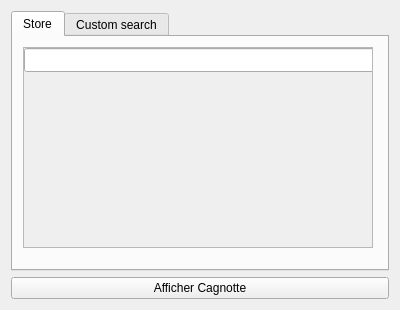
<?xml version="1.0" encoding="UTF-8"?>
<ui version="4.0">
 <class>Store</class>
 <widget class="QWidget" name="Store">
  <property name="geometry">
   <rect>
    <x>0</x>
    <y>0</y>
    <width>400</width>
    <height>300</height>
   </rect>
  </property>
  <property name="windowTitle">
   <string>Form</string>
  </property>
  <layout class="QVBoxLayout" name="verticalLayout_3">
   <item>
    <layout class="QVBoxLayout" name="verticalLayout">
     <item>
      <widget class="QTabWidget" name="tabWidget">
       <property name="currentIndex">
        <number>0</number>
       </property>
       <widget class="QWidget" name="tab">
        <attribute name="title">
         <string>Store</string>
        </attribute>
        <widget class="QScrollArea" name="scrollArea">
         <property name="geometry">
          <rect>
           <x>10</x>
           <y>10</y>
           <width>350</width>
           <height>201</height>
          </rect>
         </property>
         <property name="widgetResizable">
          <bool>true</bool>
         </property>
         <widget class="QWidget" name="scrollAreaWidgetContents">
          <property name="geometry">
           <rect>
            <x>0</x>
            <y>0</y>
            <width>348</width>
            <height>199</height>
           </rect>
          </property>
          <widget class="QLineEdit" name="lineEdit">
           <property name="geometry">
            <rect>
             <x>0</x>
             <y>0</y>
             <width>380</width>
             <height>24</height>
            </rect>
           </property>
          </widget>
         </widget>
        </widget>
       </widget>
       <widget class="QWidget" name="tab_2">
        <property name="sizePolicy">
         <sizepolicy hsizetype="Expanding" vsizetype="Expanding">
          <horstretch>0</horstretch>
          <verstretch>0</verstretch>
         </sizepolicy>
        </property>
        <attribute name="title">
         <string>Custom search</string>
        </attribute>
        <layout class="QVBoxLayout" name="verticalLayout_4">
         <item>
          <widget class="QWidget" name="widgetCustom" native="true">
           <property name="enabled">
            <bool>true</bool>
           </property>
           <property name="sizePolicy">
            <sizepolicy hsizetype="Expanding" vsizetype="Expanding">
             <horstretch>0</horstretch>
             <verstretch>0</verstretch>
            </sizepolicy>
           </property>
           <layout class="QVBoxLayout" name="verticalLayout_2">
            <item>
             <layout class="QHBoxLayout" name="horizontalLayout">
              <item>
               <widget class="QLabel" name="label">
                <property name="text">
                 <string>Annee</string>
                </property>
               </widget>
              </item>
              <item>
               <spacer name="horizontalSpacer">
                <property name="orientation">
                 <enum>Qt::Orientation::Horizontal</enum>
                </property>
                <property name="sizeHint" stdset="0">
                 <size>
                  <width>40</width>
                  <height>20</height>
                 </size>
                </property>
               </spacer>
              </item>
              <item>
               <widget class="QSpinBox" name="annee_c">
                <property name="minimum">
                 <number>1950</number>
                </property>
                <property name="maximum">
                 <number>2030</number>
                </property>
               </widget>
              </item>
             </layout>
            </item>
            <item>
             <layout class="QHBoxLayout" name="horizontalLayout_2">
              <item>
               <widget class="QLabel" name="label_2">
                <property name="text">
                 <string>boite de vitesse</string>
                </property>
               </widget>
              </item>
              <item>
               <spacer name="horizontalSpacer_2">
                <property name="orientation">
                 <enum>Qt::Orientation::Horizontal</enum>
                </property>
                <property name="sizeHint" stdset="0">
                 <size>
                  <width>40</width>
                  <height>20</height>
                 </size>
                </property>
               </spacer>
              </item>
              <item>
               <widget class="QComboBox" name="bdv_c">
                <item>
                 <property name="text">
                  <string>Tout</string>
                 </property>
                </item>
                <item>
                 <property name="text">
                  <string>Manual</string>
                 </property>
                </item>
                <item>
                 <property name="text">
                  <string>Automatic</string>
                 </property>
                </item>
                <item>
                 <property name="text">
                  <string>Semi-Auto</string>
                 </property>
                </item>
               </widget>
              </item>
             </layout>
            </item>
            <item>
             <layout class="QHBoxLayout" name="horizontalLayout_3">
              <item>
               <widget class="QLabel" name="label_3">
                <property name="text">
                 <string>kilometres</string>
                </property>
               </widget>
              </item>
              <item>
               <spacer name="horizontalSpacer_3">
                <property name="orientation">
                 <enum>Qt::Orientation::Horizontal</enum>
                </property>
                <property name="sizeHint" stdset="0">
                 <size>
                  <width>40</width>
                  <height>20</height>
                 </size>
                </property>
               </spacer>
              </item>
              <item>
               <widget class="QSpinBox" name="km_c">
                <property name="maximum">
                 <number>1000000000</number>
                </property>
               </widget>
              </item>
             </layout>
            </item>
            <item>
             <layout class="QHBoxLayout" name="horizontalLayout_4">
              <item>
               <widget class="QLabel" name="label_4">
                <property name="text">
                 <string>Essence</string>
                </property>
               </widget>
              </item>
              <item>
               <spacer name="horizontalSpacer_4">
                <property name="orientation">
                 <enum>Qt::Orientation::Horizontal</enum>
                </property>
                <property name="sizeHint" stdset="0">
                 <size>
                  <width>40</width>
                  <height>20</height>
                 </size>
                </property>
               </spacer>
              </item>
              <item>
               <widget class="QComboBox" name="esse_c">
                <item>
                 <property name="text">
                  <string>Tout</string>
                 </property>
                </item>
                <item>
                 <property name="text">
                  <string>Petrol</string>
                 </property>
                </item>
                <item>
                 <property name="text">
                  <string>Diesel</string>
                 </property>
                </item>
                <item>
                 <property name="text">
                  <string>Hybrid</string>
                 </property>
                </item>
                <item>
                 <property name="text">
                  <string>Electric</string>
                 </property>
                </item>
               </widget>
              </item>
             </layout>
            </item>
            <item>
             <layout class="QHBoxLayout" name="horizontalLayout_5">
              <item>
               <widget class="QLabel" name="label_5">
                <property name="text">
                 <string>Mpg (Miles per Gallon)</string>
                </property>
               </widget>
              </item>
              <item>
               <spacer name="horizontalSpacer_5">
                <property name="orientation">
                 <enum>Qt::Orientation::Horizontal</enum>
                </property>
                <property name="sizeHint" stdset="0">
                 <size>
                  <width>40</width>
                  <height>20</height>
                 </size>
                </property>
               </spacer>
              </item>
              <item>
               <widget class="QSpinBox" name="mpg_c">
                <property name="maximum">
                 <number>200</number>
                </property>
               </widget>
              </item>
             </layout>
            </item>
            <item>
             <layout class="QHBoxLayout" name="horizontalLayout_6">
              <item>
               <widget class="QLabel" name="label_6">
                <property name="text">
                 <string>Taille engin</string>
                </property>
               </widget>
              </item>
              <item>
               <spacer name="horizontalSpacer_6">
                <property name="orientation">
                 <enum>Qt::Orientation::Horizontal</enum>
                </property>
                <property name="sizeHint" stdset="0">
                 <size>
                  <width>40</width>
                  <height>20</height>
                 </size>
                </property>
               </spacer>
              </item>
              <item>
               <widget class="QDoubleSpinBox" name="tailleE_c">
                <property name="maximum">
                 <double>10.000000000000000</double>
                </property>
               </widget>
              </item>
             </layout>
            </item>
            <item>
             <widget class="QPushButton" name="ajout">
              <property name="sizePolicy">
               <sizepolicy hsizetype="Expanding" vsizetype="Maximum">
                <horstretch>0</horstretch>
                <verstretch>0</verstretch>
               </sizepolicy>
              </property>
              <property name="cursor">
               <cursorShape>ArrowCursor</cursorShape>
              </property>
              <property name="text">
               <string>Ajouter</string>
              </property>
             </widget>
            </item>
           </layout>
          </widget>
         </item>
        </layout>
       </widget>
      </widget>
     </item>
    </layout>
   </item>
   <item>
    <widget class="QPushButton" name="CartButton">
     <property name="text">
      <string>Afficher Cagnotte</string>
     </property>
    </widget>
   </item>
  </layout>
 </widget>
 <resources/>
 <connections/>
</ui>
